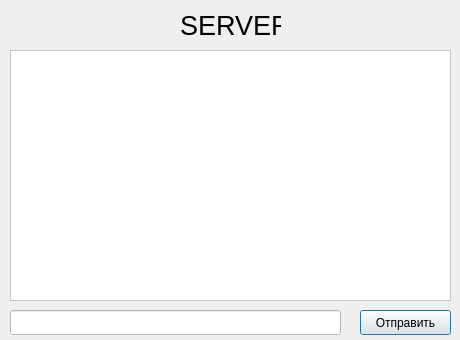
<?xml version="1.0" encoding="UTF-8"?>
<ui version="4.0">
 <class>Server</class>
 <widget class="QDialog" name="Server">
  <property name="geometry">
   <rect>
    <x>0</x>
    <y>0</y>
    <width>460</width>
    <height>340</height>
   </rect>
  </property>
  <property name="minimumSize">
   <size>
    <width>460</width>
    <height>340</height>
   </size>
  </property>
  <property name="maximumSize">
   <size>
    <width>460</width>
    <height>340</height>
   </size>
  </property>
  <property name="windowTitle">
   <string>Dialog</string>
  </property>
  <widget class="QPushButton" name="sendButton">
   <property name="geometry">
    <rect>
     <x>360</x>
     <y>310</y>
     <width>91</width>
     <height>25</height>
    </rect>
   </property>
   <property name="text">
    <string>Отправить</string>
   </property>
  </widget>
  <widget class="QTextEdit" name="viewMessage">
   <property name="geometry">
    <rect>
     <x>10</x>
     <y>50</y>
     <width>441</width>
     <height>251</height>
    </rect>
   </property>
   <property name="styleSheet">
    <string notr="true">background-color: rgb(255, 255, 255);</string>
   </property>
   <property name="readOnly">
    <bool>true</bool>
   </property>
  </widget>
  <widget class="QLineEdit" name="inputMessage">
   <property name="geometry">
    <rect>
     <x>10</x>
     <y>310</y>
     <width>331</width>
     <height>25</height>
    </rect>
   </property>
   <property name="styleSheet">
    <string notr="true">background-color: rgb(255, 255, 255);</string>
   </property>
  </widget>
  <widget class="QLabel" name="label">
   <property name="geometry">
    <rect>
     <x>180</x>
     <y>10</y>
     <width>101</width>
     <height>31</height>
    </rect>
   </property>
   <property name="font">
    <font>
     <pointsize>20</pointsize>
    </font>
   </property>
   <property name="text">
    <string>SERVER</string>
   </property>
  </widget>
 </widget>
 <resources/>
 <connections/>
</ui>
